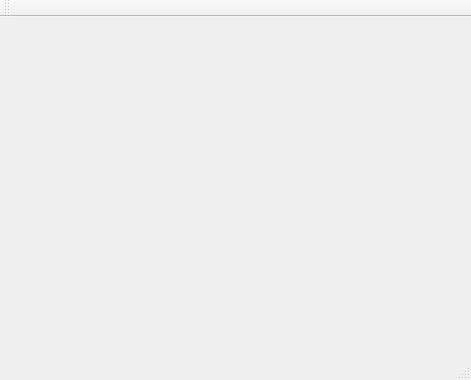
<?xml version="1.0" encoding="UTF-8"?>
<ui version="4.0">
 <class>MainWindow</class>
 <widget class="QMainWindow" name="MainWindow">
  <property name="geometry">
   <rect>
    <x>0</x>
    <y>0</y>
    <width>471</width>
    <height>380</height>
   </rect>
  </property>
  <property name="windowTitle">
   <string>MainWindow</string>
  </property>
  <widget class="QWidget" name="centralWidget"/>
  <widget class="QMenuBar" name="menuBar">
   <property name="geometry">
    <rect>
     <x>0</x>
     <y>0</y>
     <width>471</width>
     <height>21</height>
    </rect>
   </property>
  </widget>
  <widget class="QToolBar" name="mainToolBar">
   <attribute name="toolBarArea">
    <enum>TopToolBarArea</enum>
   </attribute>
   <attribute name="toolBarBreak">
    <bool>false</bool>
   </attribute>
  </widget>
  <widget class="QStatusBar" name="statusBar"/>
 </widget>
 <layoutdefault spacing="6" margin="11"/>
 <resources/>
 <connections/>
</ui>
